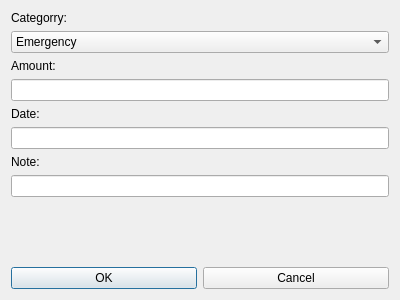
<?xml version="1.0" encoding="UTF-8"?>
<ui version="4.0">
 <class>Dialog</class>
 <widget class="QDialog" name="Dialog">
  <property name="geometry">
   <rect>
    <x>0</x>
    <y>0</y>
    <width>400</width>
    <height>300</height>
   </rect>
  </property>
  <property name="windowTitle">
   <string>Dialog</string>
  </property>
  <layout class="QGridLayout" name="gridLayout">
   <item row="0" column="0">
    <layout class="QVBoxLayout" name="verticalLayout">
     <item>
      <widget class="QLabel" name="label">
       <property name="text">
        <string>Categorry:</string>
       </property>
      </widget>
     </item>
     <item>
      <widget class="QComboBox" name="cbbCategory">
       <item>
        <property name="text">
         <string>Emergency</string>
        </property>
       </item>
       <item>
        <property name="text">
         <string>Goal</string>
        </property>
       </item>
       <item>
        <property name="text">
         <string>General</string>
        </property>
       </item>
       <item>
        <property name="text">
         <string>Other</string>
        </property>
       </item>
      </widget>
     </item>
     <item>
      <widget class="QLabel" name="label_2">
       <property name="text">
        <string>Amount:</string>
       </property>
      </widget>
     </item>
     <item>
      <widget class="QLineEdit" name="txtAmount"/>
     </item>
     <item>
      <widget class="QLabel" name="label_3">
       <property name="text">
        <string>Date:</string>
       </property>
      </widget>
     </item>
     <item>
      <widget class="QLineEdit" name="txtDate"/>
     </item>
     <item>
      <widget class="QLabel" name="label_4">
       <property name="text">
        <string>Note:</string>
       </property>
      </widget>
     </item>
     <item>
      <widget class="QLineEdit" name="txtNote"/>
     </item>
     <item>
      <spacer name="verticalSpacer">
       <property name="orientation">
        <enum>Qt::Vertical</enum>
       </property>
       <property name="sizeHint" stdset="0">
        <size>
         <width>20</width>
         <height>40</height>
        </size>
       </property>
      </spacer>
     </item>
     <item>
      <layout class="QHBoxLayout" name="horizontalLayout">
       <item>
        <widget class="QPushButton" name="btnOK">
         <property name="text">
          <string>OK</string>
         </property>
        </widget>
       </item>
       <item>
        <widget class="QPushButton" name="btnCancel">
         <property name="text">
          <string>Cancel</string>
         </property>
        </widget>
       </item>
      </layout>
     </item>
    </layout>
   </item>
  </layout>
 </widget>
 <resources/>
 <connections/>
</ui>
